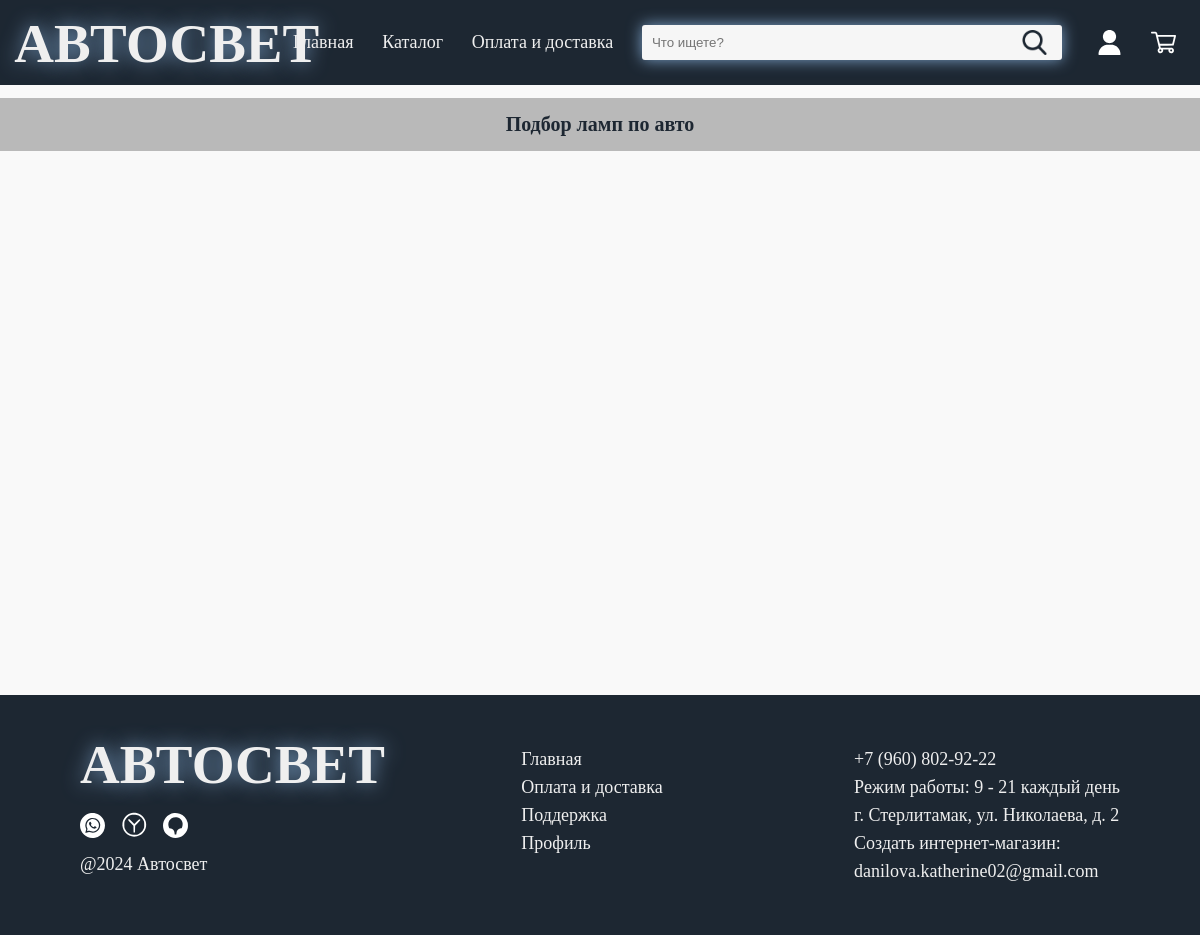
/, run on an earlier commit of the app's database.
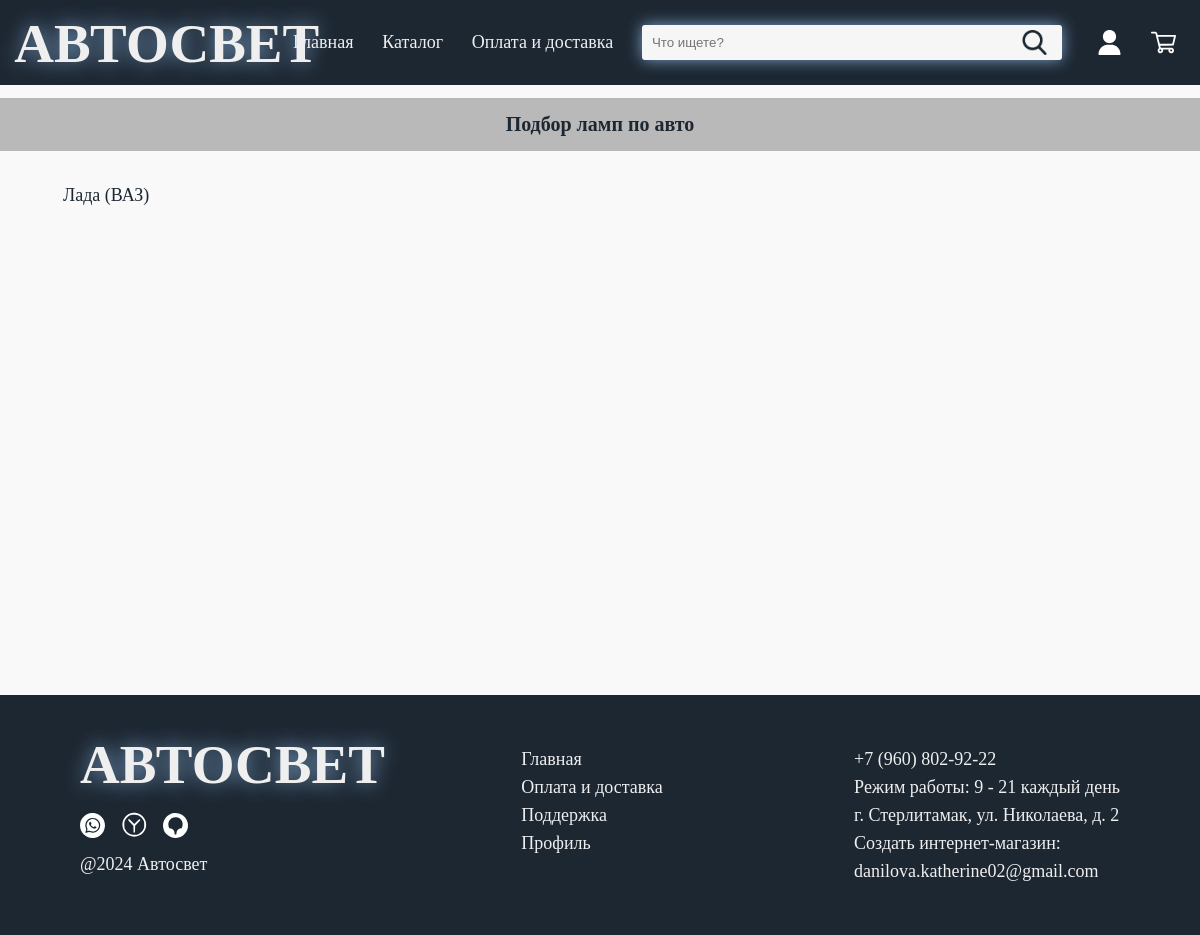
And on a later commit of the database.
### brand_autos/models.py (models this page shows)
class BrandAuto(models.Model):
    name = models.CharField('Марка автомобиля', max_length=50, default='', blank=True)
    slug = models.SlugField(max_length=50, db_index=True, default='', blank=True)
    def __str__(self) -> str:
        return self.name
    def get_absolute_url(self):
        return reverse('brand_autos:brand_auto', kwargs={'brand_slug': self.slug})
    class Meta:
        db_table: str = 'brand_auto'
        verbose_name = 'Марку автомобилей'
        verbose_name_plural = 'Марки автомобилей'

### main/views.py (the view)
# urls.py: path('', index, name='index')
def index(request):
    brand_autos = BrandAuto.objects.order_by('name')
    cont = {
        'title': 'Главная',
        'main_title': 'Подбор ламп по авто',
        'brand_autos': brand_autos
    }
    return render(request, 'main/index.html', cont)

### main/templates/main/index.html
{% extends "main/layout.html" %}
{% block content %}
        <div class="cars">
            {% for brand in brand_autos %}
            <div class="cars_column">
                <div class="car"><a class="car_url" href="{{ brand.get_absolute_url }}">{{brand}}</a></div>
            </div>
            {% endfor %}
        </div>
{% endblock content %}

What changed in the data, as far as the page shows it:
added BrandAuto: name "Лада (ВАЗ)"
